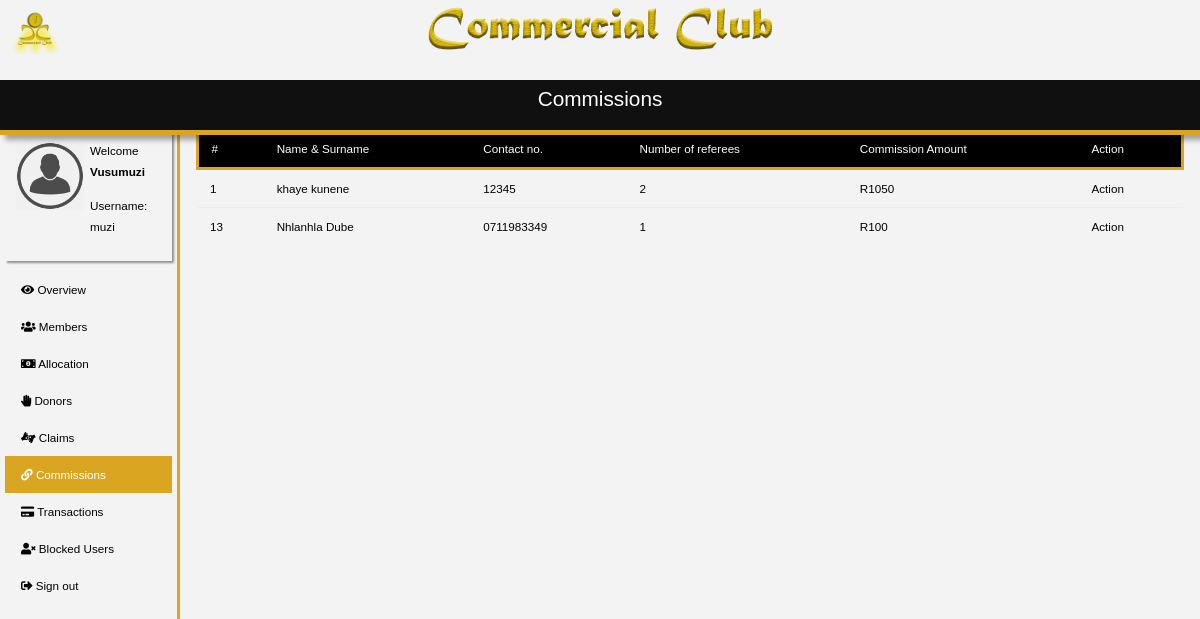
Page /commission.php (signed in) on the committed database.
### tables this page shows
CREATE TABLE `users` (
  `id` int(11) NOT NULL,
  `fname` varchar(255) NOT NULL,
  `lname` varchar(255) NOT NULL,
  `p_number` varchar(15) NOT NULL,
  `password` varchar(20) NOT NULL,
  `ref_code` varchar(11) NOT NULL,
  `status` int(11) NOT NULL,
  `bank_name` varchar(100) NOT NULL,
  `universal_code` int(11) NOT NULL,
  `bank_branch` int(11) NOT NULL,
  `account_holder` varchar(100) NOT NULL,
  `account_number` varchar(20) NOT NULL,
  `profile_pic` varchar(100) NOT NULL,
  `comm_amount` int(11) NOT NULL
);

### commission.php (the view, shortened to what this page needs)
<?php
      include("inc/mainHeader.php");
      include("./server/config.php");
      if(!empty($_SESSION["u_id"])){
        include("inc/commissionContent.php");
        echo '<table class="table table-condensed" style="margin-top: -5px;">
                <thead>
                  <tr style="background: black; color: white; border-color: rgb(218,165,32); border-style: solid; border-width: 3px;">
                      <th>#</th>
                      <th>Name & Surname</th>
                      <th>Contact no.</th>
                      <th>Number of referees</th>
                      <th>Commission Amount</th>
                      <th>Action</th>
                  </tr>
                </thead>
                <tbody>';
                $select_commission = "select u.id AS 'user_id', u.fname,u.lname,newTable.tot_num_ref,newTable.tot_com,u.p_number from users u,(select DISTINCT refere,count(r.id) AS 'tot_num_ref',sum(comm_amount) AS 'tot_com' from referals r,users u where r.refere = u.ref_code AND r.redered = u.p_number GROUP BY r.refere) newTable where u.p_number = newTable.refere;";
                $execute = mysqli_query($conn,$select_commission);
                if(mysqli_num_rows($execute)>0){
                  while ($row = mysqli_fetch_assoc($execute)){
                      echo '
                        <tr>
                            <td>'.$row['user_id'].'</td>
                            <td>'.$row['fname'].' '.$row['lname'].'</td>
                            <td>'.$row['p_number'].'</td>
                            <td>'.$row['tot_num_ref'].'</td>
                            <td> R'.$row['tot_com'].'</td>
                            <td>Action</td>
                        </tr>
                    ';
                  }
                }
                echo '
                </tbody
              </table>
        ';
      }else{
          die('<center><div style="text-align:center;font-size:70pt;color:gold;font-weight:bolder;"> 404</div> <p>Oppps, We are havnig some technical problems. Please try again <a href="index.php">Home</a>.</p><img width="300" src="assets/logoCC.png" alt="logo"></center>');
      }
      include("inc/mainFooter.php");
?>

### css/main.css (style rules this page uses)
html,body { margin: 0; font-size:9pt; font: 400 13.3333px Arial; overflow-y: hidden; }
.table { margin-top: -47px; }

### rows in the picture
users: id "1", fname "khaye", lname "kunene", p_number "12345", tot_num_ref "2", tot_com "1050"
users: id "13", fname "Nhlanhla", lname "Dube", p_number "0711983349", tot_num_ref "1", tot_com "100"
